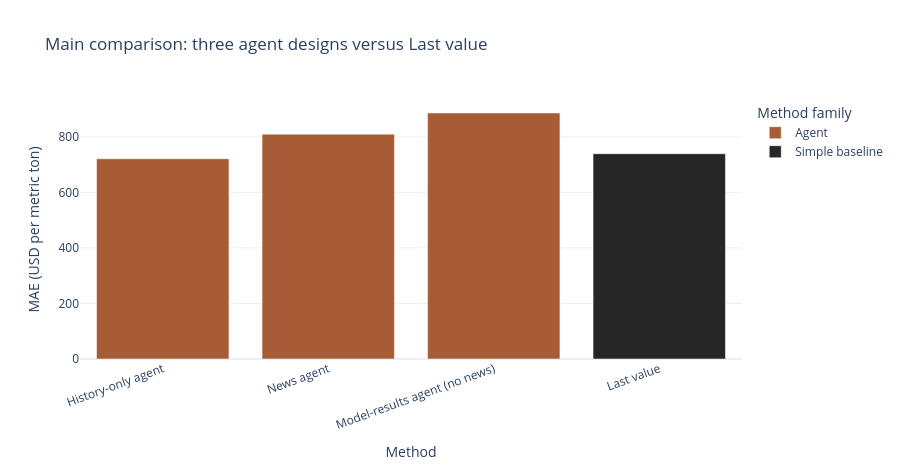

The notebook cell saved with this chart:
### Markdown cell above
## 10. Main comparison: three agents versus the best benchmark

This is the notebook's primary comparison. It selects the lowest-MAE **single statistical model or simple baseline** across the scored months, then compares that benchmark with the history-only, model-results, and news agents on identical observations. Mean and median forecast combinations are excluded from benchmark selection because they are not single statistical or naive methods.

The news-signal audit reports only signals the agent says affected its forecast. These rationale-based labels make the forecast inspectable, but they are not causal feature importance. The 2011 and 2020 agent results also need caution because a modern language model may have encountered those historical periods during training; the observed 2026 months provide the cleaner comparison.

### Code cell
AGENT_NAMES = [
    "History-only agent",
    "Model-results agent (no news)",
    "News agent",
]
BENCHMARK_FAMILIES = ["Simple baseline", "Statistical model"]

benchmark_candidates = overall_scorecard.loc[
    overall_scorecard["family"].isin(BENCHMARK_FAMILIES)
    & (overall_scorecard["Impossible forecasts"] == 0)
].sort_values(["MAE", "RMSE"])
if benchmark_candidates.empty:
    raise ValueError("No valid statistical or simple benchmark is available.")

benchmark_name = str(benchmark_candidates.iloc[0]["model"])
comparison_names = [benchmark_name, *AGENT_NAMES]
main_comparison = overall_scorecard.loc[
    overall_scorecard["model"].isin(comparison_names)
].copy()

benchmark_errors = scored.loc[
    scored["model"] == benchmark_name,
    ["scenario", "horizon", "absolute_error"],
].rename(columns={"absolute_error": "benchmark_absolute_error"})
paired_agent_errors = scored.loc[
    scored["model"].isin(AGENT_NAMES),
    ["scenario", "horizon", "model", "absolute_error"],
].merge(benchmark_errors, on=["scenario", "horizon"], how="inner", validate="many_to_one")
paired_agent_errors["beats_benchmark"] = (
    paired_agent_errors["absolute_error"] < paired_agent_errors["benchmark_absolute_error"]
)

if paired_agent_errors.empty:
    paired_summary = pd.DataFrame(
        columns=[
            "model",
            "Paired forecasts",
            "Agent MAE on paired rows",
            "Benchmark MAE on paired rows",
            "Win rate vs benchmark",
            "MAE improvement vs benchmark (%)",
        ]
    )
else:
    paired_summary = paired_agent_errors.groupby("model", as_index=False).agg(
        **{
            "Paired forecasts": ("absolute_error", "size"),
            "Agent MAE on paired rows": ("absolute_error", "mean"),
            "Benchmark MAE on paired rows": ("benchmark_absolute_error", "mean"),
            "Win rate vs benchmark": ("beats_benchmark", "mean"),
        }
    )
    paired_summary["MAE improvement vs benchmark (%)"] = 100 * (
        paired_summary["Benchmark MAE on paired rows"] - paired_summary["Agent MAE on paired rows"]
    ) / paired_summary["Benchmark MAE on paired rows"]

main_comparison = main_comparison.merge(paired_summary, on="model", how="left")
benchmark_mask = main_comparison["model"] == benchmark_name
main_comparison.loc[benchmark_mask, "Paired forecasts"] = main_comparison.loc[
    benchmark_mask, "Scored forecasts"
]
main_comparison.loc[benchmark_mask, "Agent MAE on paired rows"] = main_comparison.loc[
    benchmark_mask, "MAE"
]
main_comparison.loc[benchmark_mask, "Benchmark MAE on paired rows"] = main_comparison.loc[
    benchmark_mask, "MAE"
]
main_comparison.loc[benchmark_mask, "MAE improvement vs benchmark (%)"] = 0.0
main_comparison["Rank by MAE"] = main_comparison["MAE"].rank(method="min").astype(int)
main_comparison = main_comparison.sort_values(["Rank by MAE", "RMSE"])

missing_agents = [name for name in AGENT_NAMES if name not in set(main_comparison["model"])]
print(f"Selected benchmark: {benchmark_name} (lowest MAE among single statistical and simple methods).")
if missing_agents:
    print("Missing agent results:", ", ".join(missing_agents))
    display(
        diagnostics.loc[
            (diagnostics["model"].isin(missing_agents)) & (diagnostics["status"] != "Completed")
        ]
    )

display(
    main_comparison[
        [
            "Rank by MAE",
            "model",
            "family",
            "MAE",
            "RMSE",
            "MASE",
            "Bias",
            "Direction accuracy",
            "CRPS",
            "80% coverage",
            "MAE improvement vs benchmark (%)",
            "Win rate vs benchmark",
            "Paired forecasts",
        ]
    ].round(3)
)

comparison_figure = px.bar(
    main_comparison,
    x="model",
    y="MAE",
    color="family",
    title=f"Main comparison: three agent designs versus {benchmark_name}",
    labels={"model": "Method", "MAE": "MAE (USD per metric ton)", "family": "Method family"},
    color_discrete_map={"Agent": COPPER, "Simple baseline": CHARCOAL, "Statistical model": TEAL},
)
comparison_figure.update_layout(template="plotly_white", height=470, xaxis_tickangle=-20)
comparison_figure.show()

scenario_main = scenario_scorecard.loc[
    scenario_scorecard["model"].isin(comparison_names)
].copy()
scenario_main["Rank among compared methods"] = scenario_main.groupby("scenario")["MAE"].rank(method="min")
display(
    scenario_main[
        [
            "scenario",
            "Rank among compared methods",
            "model",
            "MAE",
            "RMSE",
            "Bias",
            "Direction accuracy",
            "Scored forecasts",
        ]
    ].round(3)
)

SIGNAL_KEYWORDS = {
    "Mine supply and disruptions": ("mine", "mining", "smelter", "treatment charge", "supply disruption"),
    "Exchange inventories": ("inventory", "inventories", "warehouse", "lme", "comex", "shfe"),
    "China demand": ("china", "chinese", "property sector", "manufacturing demand"),
    "US dollar and interest rates": ("us dollar", "u.s. dollar", "dxy", "federal reserve", "interest rate"),
    "Energy-transition demand": ("energy transition", "electric vehicle", "renewable", "power grid"),
    "Trade and geopolitics": ("tariff", "trade tension", "geopolit", "sanction", "conflict"),
    "Published analyst outlooks": ("analyst outlook", "price target", "published outlook"),
}


def identify_global_signals(rationale: str) -> list[str]:
    """Map the news agent's written rationale to broad signal categories."""
    normalized = rationale.lower()
    return [
        category
        for category, keywords in SIGNAL_KEYWORDS.items()
        if any(keyword in normalized for keyword in keywords)
    ]


news_rows = results.loc[
    (results["model"] == "News agent") & results["rationale"].str.strip().ne(""),
    ["scenario", "horizon", "rationale"],
].copy()
if news_rows.empty:
    print("No news-agent rationale is available for signal analysis.")
else:
    news_signal_review = news_rows.groupby("scenario", as_index=False).agg(
        **{
            "Forecast horizons": ("horizon", "nunique"),
            "News-agent rationale": (
                "rationale",
                lambda values: "\n\n".join(dict.fromkeys(value for value in values if value)),
            ),
        }
    )
    news_signal_review["Global signals cited"] = news_signal_review["News-agent rationale"].map(
        lambda text: ", ".join(identify_global_signals(text)) or "No named global signal"
    )
    display(
        news_signal_review[
            ["scenario", "Forecast horizons", "Global signals cited", "News-agent rationale"]
        ]
    )

    signal_rows = [
        {"scenario": scenario, "signal": signal}
        for scenario, rationale in zip(
            news_signal_review["scenario"],
            news_signal_review["News-agent rationale"],
            strict=True,
        )
        for signal in identify_global_signals(rationale)
    ]
    if signal_rows:
        signal_coverage = (
            pd.DataFrame(signal_rows)
            .groupby("signal", as_index=False)
            .agg(**{"Periods cited": ("scenario", "nunique")})
            .sort_values(["Periods cited", "signal"], ascending=[False, True])
        )
        display(signal_coverage)

if not missing_agents:
    best_agent = main_comparison.loc[main_comparison["family"] == "Agent"].sort_values("MAE").iloc[0]
    news_score = main_comparison.loc[main_comparison["model"] == "News agent"].iloc[0]
    cited_signals = sorted(
        {
            signal
            for rationale in news_rows["rationale"]
            for signal in identify_global_signals(rationale)
        }
    )
    print(
        f"Best agent by MAE: {best_agent['model']} at {best_agent['MAE']:,.0f} USD per metric ton."
    )
    print(
        f"News agent MAE: {news_score['MAE']:,.0f}; paired improvement versus {benchmark_name}: "
        f"{news_score['MAE improvement vs benchmark (%)']:.1f}%."
    )
    print("Global signal categories cited by the news agent:", ", ".join(cited_signals) or "none")

### Figure 1 — Plotly figure (JSON) as saved in the notebook; plotly's stock layout.template omitted (floating-point values rounded to 4 significant figures)
{"data": [{"hovertemplate": "Method family=Agent<br>Method=%{x}<br>MAE (USD per metric ton)=%{y}<extra></extra>", "legendgroup": "Agent", "marker": {"color": "#a65d35", "pattern": {"shape": ""}}, "name": "Agent", "orientation": "v", "showlegend": true, "textposition": "auto", "type": "bar", "x": ["History-only agent", "News agent", "Model-results agent (no news)"], "xaxis": "x", "y": [721.1, 809.5, 886.1], "yaxis": "y"}, {"hovertemplate": "Method family=Simple baseline<br>Method=%{x}<br>MAE (USD per metric ton)=%{y}<extra></extra>", "legendgroup": "Simple baseline", "marker": {"color": "#262626", "pattern": {"shape": ""}}, "name": "Simple baseline", "orientation": "v", "showlegend": true, "textposition": "auto", "type": "bar", "x": ["Last value"], "xaxis": "x", "y": [739.2], "yaxis": "y"}], "layout": {"barmode": "relative", "height": 470, "legend": {"title": {"text": "Method family"}, "tracegroupgap": 0}, "title": {"text": "Main comparison: three agent designs versus Last value"}, "xaxis": {"anchor": "y", "domain": [0, 1], "tickangle": -20, "title": {"text": "Method"}}, "yaxis": {"anchor": "x", "domain": [0, 1], "title": {"text": "MAE (USD per metric ton)"}}}}
